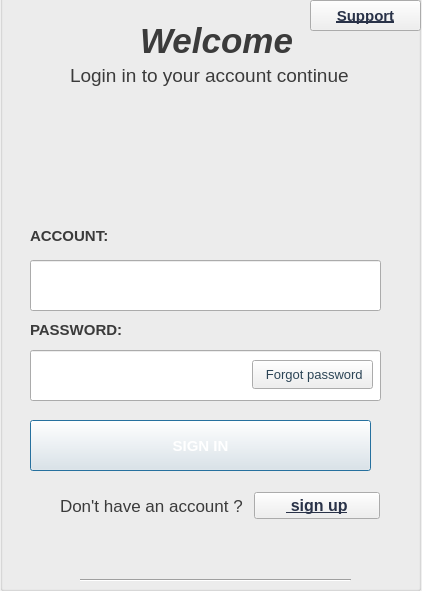
<?xml version="1.0" encoding="UTF-8"?>
<ui version="4.0">
 <class>Dangnhap1</class>
 <widget class="QDialog" name="Dangnhap1">
  <property name="geometry">
   <rect>
    <x>0</x>
    <y>0</y>
    <width>422</width>
    <height>591</height>
   </rect>
  </property>
  <property name="windowTitle">
   <string>Dialog</string>
  </property>
  <widget class="QGroupBox" name="groupBox">
   <property name="geometry">
    <rect>
     <x>0</x>
     <y>-10</y>
     <width>421</width>
     <height>601</height>
    </rect>
   </property>
   <property name="font">
    <font>
     <pointsize>10</pointsize>
    </font>
   </property>
   <property name="styleSheet">
    <string notr="true">
background-image: url(:/backgroup/picture/bg9.png);</string>
   </property>
   <property name="title">
    <string/>
   </property>
   <widget class="QPushButton" name="pushButton">
    <property name="geometry">
     <rect>
      <x>30</x>
      <y>430</y>
      <width>341</width>
      <height>51</height>
     </rect>
    </property>
    <property name="font">
     <font>
      <pointsize>11</pointsize>
      <bold>true</bold>
     </font>
    </property>
    <property name="styleSheet">
     <string notr="true">background-image: url(:/nenchu1/picture/Dark_Purple.webp);
border-image: url(:/nenchu1/picture/Dark_Purple.webp);
color: rgb(255, 255, 255);
</string>
    </property>
    <property name="text">
     <string>SIGN IN</string>
    </property>
   </widget>
   <widget class="QLabel" name="label">
    <property name="geometry">
     <rect>
      <x>30</x>
      <y>230</y>
      <width>101</width>
      <height>31</height>
     </rect>
    </property>
    <property name="font">
     <font>
      <pointsize>11</pointsize>
      <bold>true</bold>
     </font>
    </property>
    <property name="mouseTracking">
     <bool>false</bool>
    </property>
    <property name="styleSheet">
     <string notr="true">color: rgb(59, 59, 59);</string>
    </property>
    <property name="text">
     <string>ACCOUNT:</string>
    </property>
    <property name="scaledContents">
     <bool>false</bool>
    </property>
    <property name="wordWrap">
     <bool>false</bool>
    </property>
   </widget>
   <widget class="QLabel" name="label_2">
    <property name="geometry">
     <rect>
      <x>30</x>
      <y>330</y>
      <width>101</width>
      <height>20</height>
     </rect>
    </property>
    <property name="font">
     <font>
      <pointsize>11</pointsize>
      <bold>true</bold>
     </font>
    </property>
    <property name="styleSheet">
     <string notr="true">color: rgb(59, 59, 59);</string>
    </property>
    <property name="text">
     <string>PASSWORD:</string>
    </property>
   </widget>
   <widget class="QLineEdit" name="lineEdit">
    <property name="geometry">
     <rect>
      <x>30</x>
      <y>360</y>
      <width>351</width>
      <height>51</height>
     </rect>
    </property>
    <property name="styleSheet">
     <string notr="true">background-image: url(:/nenchu1/picture/y-nghia-mau-trang-1.jpg);
border-image: url(:/nenchu1/picture/y-nghia-mau-trang-1.jpg);
color: rgb(0, 0, 0);
font: 14pt &quot;Segoe UI&quot;;</string>
    </property>
    <property name="echoMode">
     <enum>QLineEdit::EchoMode::Password</enum>
    </property>
   </widget>
   <widget class="Line" name="line">
    <property name="enabled">
     <bool>true</bool>
    </property>
    <property name="geometry">
     <rect>
      <x>80</x>
      <y>580</y>
      <width>271</width>
      <height>21</height>
     </rect>
    </property>
    <property name="orientation">
     <enum>Qt::Orientation::Horizontal</enum>
    </property>
   </widget>
   <widget class="QLabel" name="label_3">
    <property name="geometry">
     <rect>
      <x>140</x>
      <y>30</y>
      <width>191</width>
      <height>41</height>
     </rect>
    </property>
    <property name="sizeIncrement">
     <size>
      <width>0</width>
      <height>0</height>
     </size>
    </property>
    <property name="font">
     <font>
      <pointsize>26</pointsize>
      <italic>true</italic>
      <bold>true</bold>
      <underline>false</underline>
      <strikeout>false</strikeout>
     </font>
    </property>
    <property name="focusPolicy">
     <enum>Qt::FocusPolicy::NoFocus</enum>
    </property>
    <property name="styleSheet">
     <string notr="true">color: rgb(59, 59, 59);</string>
    </property>
    <property name="text">
     <string>Welcome</string>
    </property>
   </widget>
   <widget class="QLabel" name="label_4">
    <property name="geometry">
     <rect>
      <x>70</x>
      <y>70</y>
      <width>351</width>
      <height>31</height>
     </rect>
    </property>
    <property name="font">
     <font>
      <pointsize>14</pointsize>
     </font>
    </property>
    <property name="styleSheet">
     <string notr="true">color: rgb(59, 59, 59);</string>
    </property>
    <property name="text">
     <string>Login in to your account continue</string>
    </property>
   </widget>
   <widget class="QLineEdit" name="lineEdit_2">
    <property name="geometry">
     <rect>
      <x>30</x>
      <y>270</y>
      <width>351</width>
      <height>51</height>
     </rect>
    </property>
    <property name="styleSheet">
     <string notr="true">background-image: url(:/nenchu1/picture/y-nghia-mau-trang-1.jpg);
border-image: url(:/nenchu1/picture/y-nghia-mau-trang-1.jpg);
color: rgb(0, 0, 0);
font: 14pt &quot;Segoe UI&quot;;</string>
    </property>
   </widget>
   <widget class="QLabel" name="label_pic">
    <property name="geometry">
     <rect>
      <x>150</x>
      <y>100</y>
      <width>161</width>
      <height>121</height>
     </rect>
    </property>
    <property name="text">
     <string/>
    </property>
   </widget>
   <widget class="QPushButton" name="pushButton_3">
    <property name="geometry">
     <rect>
      <x>252</x>
      <y>370</y>
      <width>121</width>
      <height>29</height>
     </rect>
    </property>
    <property name="styleSheet">
     <string notr="true">background-image: url(:/nenchu1/picture/y-nghia-mau-trang-1.jpg);
border-image: url(:/nenchu1/picture/y-nghia-mau-trang-1.jpg);
color: rgb(44, 69, 86);</string>
    </property>
    <property name="text">
     <string> Forgot password</string>
    </property>
   </widget>
   <widget class="QWidget" name="layoutWidget">
    <property name="geometry">
     <rect>
      <x>60</x>
      <y>500</y>
      <width>320</width>
      <height>32</height>
     </rect>
    </property>
    <layout class="QHBoxLayout" name="horizontalLayout">
     <item>
      <widget class="QLabel" name="label_5">
       <property name="font">
        <font>
         <pointsize>13</pointsize>
        </font>
       </property>
       <property name="styleSheet">
        <string notr="true">color: rgb(59, 59, 59);
border-top-color: rgb(57, 57, 57);</string>
       </property>
       <property name="text">
        <string>Don't have an account ? </string>
       </property>
      </widget>
     </item>
     <item>
      <widget class="QPushButton" name="pushButton_2">
       <property name="font">
        <font>
         <pointsize>12</pointsize>
         <italic>false</italic>
         <bold>true</bold>
         <underline>true</underline>
        </font>
       </property>
       <property name="styleSheet">
        <string notr="true">background-image: url(:/backgroup/picture/bg9.png);
border-image: url(:/backgroup/picture/bg9.png);
color: rgb(41, 50, 72);</string>
       </property>
       <property name="text">
        <string> sign up</string>
       </property>
      </widget>
     </item>
    </layout>
   </widget>
   <widget class="QPushButton" name="pushButton_4">
    <property name="geometry">
     <rect>
      <x>310</x>
      <y>10</y>
      <width>111</width>
      <height>31</height>
     </rect>
    </property>
    <property name="font">
     <font>
      <pointsize>11</pointsize>
      <italic>false</italic>
      <bold>true</bold>
      <underline>true</underline>
      <strikeout>false</strikeout>
     </font>
    </property>
    <property name="styleSheet">
     <string notr="true">background-image: url(:/backgroup/picture/bg9.png);
border-image: url(:/backgroup/picture/bg9.png);
color: rgb(41, 50, 72);</string>
    </property>
    <property name="text">
     <string>Support</string>
    </property>
   </widget>
  </widget>
 </widget>
 <resources/>
 <connections/>
</ui>
